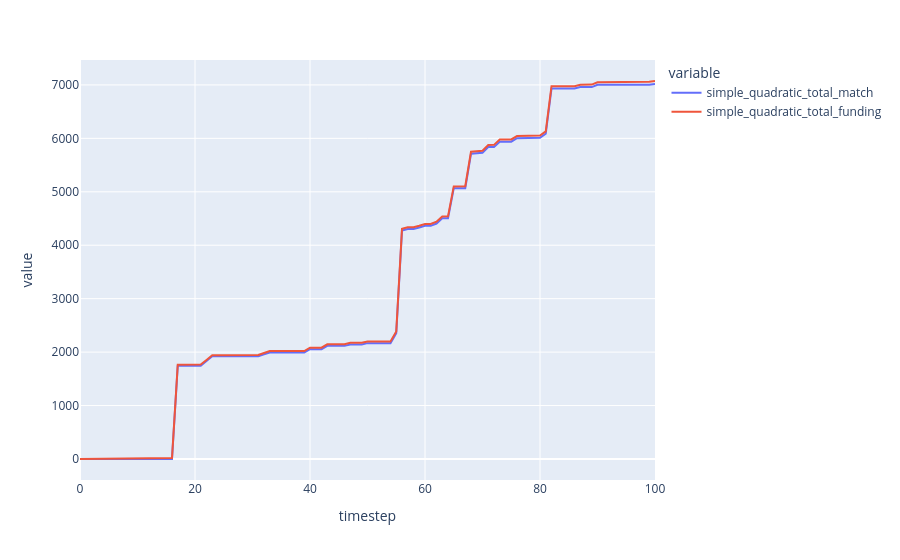

Notebook code for this chart:
### Markdown cell above
### Quadratic Funding without Pairwise term

### Code cell
fig = px.line(df.reset_index(),
              x='timestep',
              y=['simple_quadratic_total_match', 'simple_quadratic_total_funding'])
fig.show()
